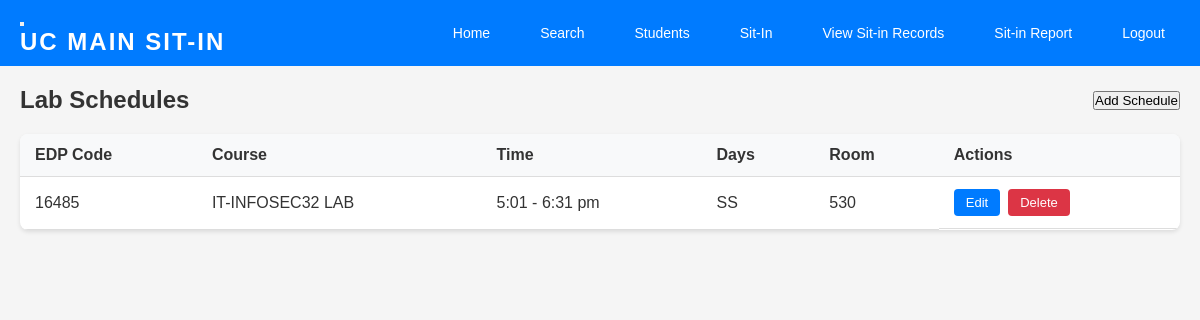
/lab-schedules (signed in), run on an earlier commit of the app's database.
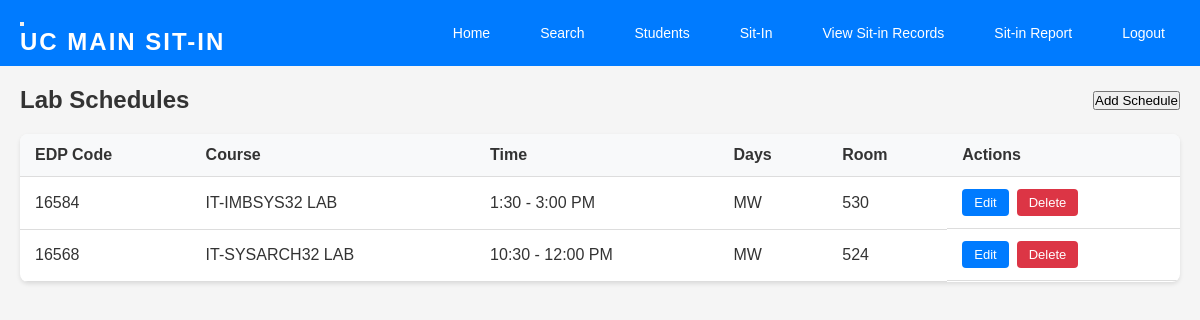
And on a later commit of the database.
### tables this page shows
CREATE TABLE lab_schedules (
            id INTEGER PRIMARY KEY AUTOINCREMENT,
            edp_code VARCHAR(20) NOT NULL,
            course VARCHAR(100) NOT NULL,
            time VARCHAR(50) NOT NULL,
            days VARCHAR(20) NOT NULL,
            room VARCHAR(20) NOT NULL,
            instructor VARCHAR(100) NOT NULL,
            created_at TIMESTAMP DEFAULT CURRENT_TIMESTAMP
        );

### app.py (the view, shortened to what this page needs)
@app.route('/lab-schedules', methods=['GET', 'POST'])
@admin_required
def lab_schedules():
    conn = sqlite3.connect(DATABASE)
    cursor = conn.cursor()
    cursor.execute('SELECT * FROM lab_schedules ORDER BY created_at DESC')
    schedules = cursor.fetchall()
    conn.close()
    formatted_schedules = []
    for schedule in schedules:
        formatted_schedules.append({
            'id': schedule[0],
            'edp_code': schedule[1],
            'course': schedule[2],
            'time': schedule[3],
            'days': schedule[4],
            'room': schedule[5],
            'created_at': schedule[6]
        })
    return render_template('view-lab_schedules.html', schedules=formatted_schedules)

### app.py (called while the page is built)
def admin_required(f):
    @wraps(f)
    def decorated_function(*args, **kwargs):
        if session.get('role') != 'admin':
            return redirect(url_for('login', error="You do not have permission to access this page."))
        return f(*args, **kwargs)
    return decorated_function

### templates/view-lab_schedules.html (shortened to what this page needs)
<!DOCTYPE html>
<html lang="en">
<head>
    <link rel="stylesheet" href="{{ url_for('static', filename='styles-view_lab_schedules.css') }}">
</head>
<body>
    <nav class="navbar">
        <div class="nav-left">
            <button class="menu-toggle" onclick="toggleSidebar()">
            </button>
            <div class="logo-text">UC Main Sit-In</div>
        </div>
        <ul class="nav-links">
            <li><a href="{{ url_for('admin_dashboard') }}" class="active"> Home</a></li>
            <li>
                <a href="#" onclick="toggleSearch()"> Search</a>
            </li>
            <li><a href="{{ url_for('admin_students') }}"> Students</a></li>
            <li><a href="{{ url_for('admin_sitin') }}"> Sit-In</a></li>
            <li><a href="{{ url_for('admin_sitin_records') }}"> View Sit-in Records</a></li>
            <li><a href="{{ url_for('admin_sitin_report') }}"> Sit-in Report</a></li>
            <li><a href="{{ url_for('logout') }}"> Logout</a></li>
        </ul>
      </nav>
    <div class="main-content">
        <div class="header-section">
            <h2>Lab Schedules</h2>
            <button class="add-schedule-btn" onclick="openAddScheduleModal()">Add Schedule</button>
        </div>
        <div class="schedule-table-container">
            <table class="schedule-table">
                <thead>
                    <tr>
                        <th>EDP Code</th>
                        <th>Course</th>
                        <th>Time</th>
                        <th>Days</th>
                        <th>Room</th>
                        <th>Actions</th>
                    </tr>
                </thead>
                <tbody>
                    {% if schedules %}
                        {% for schedule in schedules %}
                        <tr data-id="{{ schedule.id }}">
                            <td>{{ schedule.edp_code }}</td>
                            <td>{{ schedule.course }}</td>
                            <td>{{ schedule.time }}</td>
                            <td>{{ schedule.days }}</td>
                            <td>{{ schedule.room }}</td>
                            <td class="actions">
                                <button class="edit-btn" onclick="editSchedule('{{ schedule.id }}')">Edit</button>
                                <button class="delete-btn" onclick="deleteSchedule('{{ schedule.id }}')">Delete</button>
                            </td>
                        </tr>
                        {% endfor %}
                    {% else %}
                        <tr>
                            <td colspan="6" class="no-data">No schedules available</td>
                        </tr>
                    {% endif %}
                </tbody>
            </table>
        </div>
    </div>
</body>
</html>

What changed in the data, as far as the page shows it:
removed lab_schedules: edp_code "16485", course "IT-INFOSEC32 LAB", time "5:01 - 6:31 pm", days "SS", room "530"
added lab_schedules: edp_code "16584", course "IT-IMBSYS32 LAB", time "1:30 - 3:00 PM", days "MW", room "530"
added lab_schedules: edp_code "16568", course "IT-SYSARCH32 LAB", time "10:30 - 12:00 PM", days "MW", room "524"
